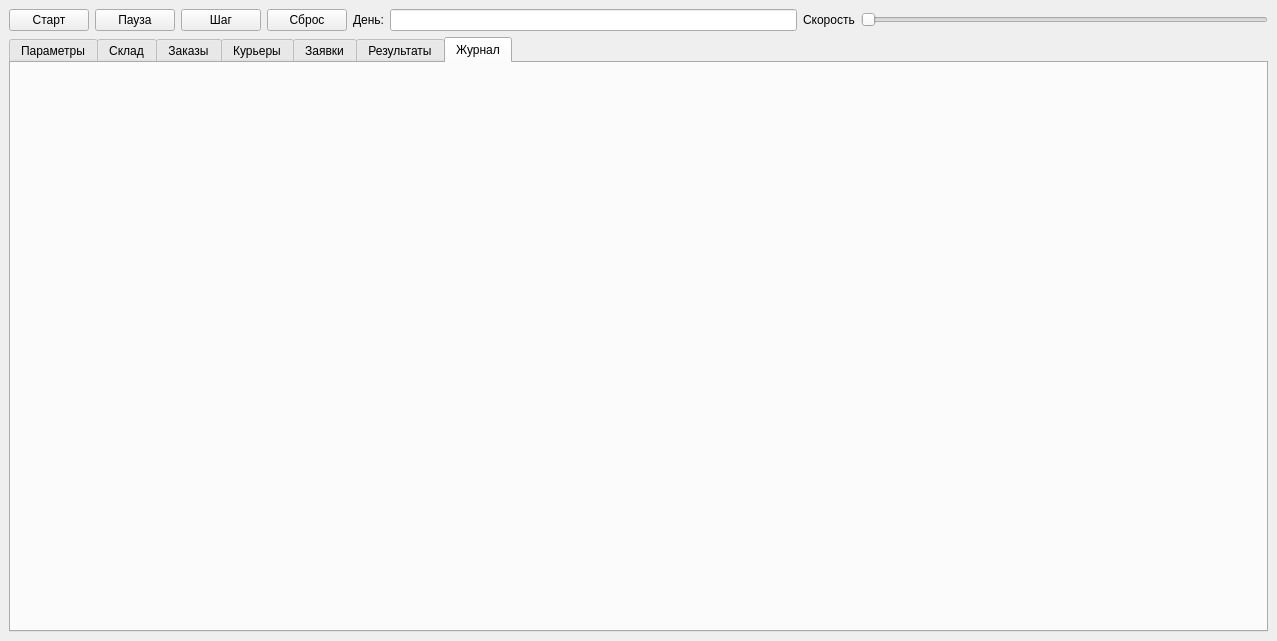
<?xml version="1.0" encoding="UTF-8"?>
<ui version="4.0">
 <class>MainWindow</class>
 <widget class="QMainWindow" name="MainWindow">
  <property name="geometry">
   <rect>
    <x>0</x>
    <y>0</y>
    <width>1277</width>
    <height>641</height>
   </rect>
  </property>
  <property name="windowTitle">
   <string>Моделирование службы доставки лекарств</string>
  </property>
  <widget class="QWidget" name="gridLayoutWidget">
   <layout class="QGridLayout" name="gridLayout">
    <item row="0" column="0">
     <layout class="QHBoxLayout" name="QMenuBar">
      <item>
       <widget class="QPushButton" name="startBtn">
        <property name="text">
         <string>Старт</string>
        </property>
       </widget>
      </item>
      <item>
       <widget class="QPushButton" name="pauseBtn">
        <property name="text">
         <string>Пауза</string>
        </property>
       </widget>
      </item>
      <item>
       <widget class="QPushButton" name="stepBtn">
        <property name="text">
         <string>Шаг</string>
        </property>
       </widget>
      </item>
      <item>
       <widget class="QPushButton" name="resetBtn">
        <property name="text">
         <string>Сброс</string>
        </property>
       </widget>
      </item>
      <item>
       <widget class="QLabel" name="label_2">
        <property name="text">
         <string>День:</string>
        </property>
       </widget>
      </item>
      <item>
       <widget class="QLineEdit" name="lineEdit"/>
      </item>
      <item>
       <widget class="QLabel" name="label">
        <property name="text">
         <string>Скорость</string>
        </property>
       </widget>
      </item>
      <item>
       <widget class="QSlider" name="horizontalSlider">
        <property name="orientation">
         <enum>Qt::Orientation::Horizontal</enum>
        </property>
       </widget>
      </item>
     </layout>
    </item>
    <item row="1" column="0">
     <widget class="QTabWidget" name="tabs">
      <property name="acceptDrops">
       <bool>false</bool>
      </property>
      <property name="currentIndex">
       <number>6</number>
      </property>
      <widget class="QWidget" name="paramsTab">
       <attribute name="title">
        <string>Параметры</string>
       </attribute>
       <widget class="QGroupBox" name="groupBox">
        <property name="geometry">
         <rect>
          <x>20</x>
          <y>30</y>
          <width>231</width>
          <height>161</height>
         </rect>
        </property>
        <property name="title">
         <string>Общие</string>
        </property>
        <widget class="QWidget" name="formLayoutWidget">
         <property name="geometry">
          <rect>
           <x>10</x>
           <y>19</y>
           <width>211</width>
           <height>131</height>
          </rect>
         </property>
         <layout class="QFormLayout" name="formLayout">
          <item row="0" column="0">
           <widget class="QLabel" name="label_5">
            <property name="text">
             <string>Дней (N)</string>
            </property>
           </widget>
          </item>
          <item row="0" column="1">
           <widget class="QSpinBox" name="daysSpin"/>
          </item>
          <item row="1" column="1">
           <spacer name="verticalSpacer">
            <property name="orientation">
             <enum>Qt::Orientation::Vertical</enum>
            </property>
            <property name="sizeHint" stdset="0">
             <size>
              <width>20</width>
              <height>40</height>
             </size>
            </property>
           </spacer>
          </item>
          <item row="2" column="0">
           <widget class="QLabel" name="label_6">
            <property name="text">
             <string>Курьеров (M)</string>
            </property>
           </widget>
          </item>
          <item row="2" column="1">
           <widget class="QSpinBox" name="couriersSpin"/>
          </item>
          <item row="3" column="1">
           <spacer name="verticalSpacer_2">
            <property name="orientation">
             <enum>Qt::Orientation::Vertical</enum>
            </property>
            <property name="sizeHint" stdset="0">
             <size>
              <width>20</width>
              <height>40</height>
             </size>
            </property>
           </spacer>
          </item>
          <item row="4" column="0">
           <widget class="QLabel" name="label_7">
            <property name="text">
             <string>Лекарств (K)</string>
            </property>
           </widget>
          </item>
          <item row="4" column="1">
           <widget class="QSpinBox" name="medicinesSpin"/>
          </item>
          <item row="5" column="1">
           <spacer name="verticalSpacer_3">
            <property name="orientation">
             <enum>Qt::Orientation::Vertical</enum>
            </property>
            <property name="sizeHint" stdset="0">
             <size>
              <width>20</width>
              <height>40</height>
             </size>
            </property>
           </spacer>
          </item>
          <item row="6" column="0">
           <widget class="QLabel" name="label_8">
            <property name="text">
             <string>Капитал</string>
            </property>
           </widget>
          </item>
          <item row="6" column="1">
           <widget class="QDoubleSpinBox" name="capitalSpin"/>
          </item>
         </layout>
        </widget>
       </widget>
       <widget class="QGroupBox" name="groupBox_2">
        <property name="geometry">
         <rect>
          <x>320</x>
          <y>240</y>
          <width>261</width>
          <height>181</height>
         </rect>
        </property>
        <property name="title">
         <string>Финансы</string>
        </property>
        <widget class="QWidget" name="formLayoutWidget_2">
         <property name="geometry">
          <rect>
           <x>10</x>
           <y>20</y>
           <width>251</width>
           <height>151</height>
          </rect>
         </property>
         <layout class="QFormLayout" name="formLayout_2">
          <item row="0" column="0">
           <widget class="QLabel" name="label_9">
            <property name="text">
             <string>Розничная наценка, %</string>
            </property>
           </widget>
          </item>
          <item row="0" column="1">
           <widget class="QDoubleSpinBox" name="markupSpin"/>
          </item>
          <item row="1" column="1">
           <spacer name="verticalSpacer_8">
            <property name="orientation">
             <enum>Qt::Orientation::Vertical</enum>
            </property>
            <property name="sizeHint" stdset="0">
             <size>
              <width>20</width>
              <height>40</height>
             </size>
            </property>
           </spacer>
          </item>
          <item row="2" column="0">
           <widget class="QLabel" name="label_10">
            <property name="text">
             <string>Скидка по карте, %</string>
            </property>
           </widget>
          </item>
          <item row="2" column="1">
           <widget class="QDoubleSpinBox" name="cardDiscountSpin"/>
          </item>
          <item row="3" column="1">
           <spacer name="verticalSpacer_9">
            <property name="orientation">
             <enum>Qt::Orientation::Vertical</enum>
            </property>
            <property name="sizeHint" stdset="0">
             <size>
              <width>20</width>
              <height>40</height>
             </size>
            </property>
           </spacer>
          </item>
          <item row="4" column="0">
           <widget class="QLabel" name="label_11">
            <property name="text">
             <string>Скидка при &gt;1000р, %</string>
            </property>
           </widget>
          </item>
          <item row="4" column="1">
           <widget class="QDoubleSpinBox" name="bigOrderDiscountSpin"/>
          </item>
          <item row="5" column="1">
           <spacer name="verticalSpacer_10">
            <property name="orientation">
             <enum>Qt::Orientation::Vertical</enum>
            </property>
            <property name="sizeHint" stdset="0">
             <size>
              <width>20</width>
              <height>40</height>
             </size>
            </property>
           </spacer>
          </item>
          <item row="6" column="0">
           <widget class="QLabel" name="label_12">
            <property name="text">
             <string>Скидка постоянным, %</string>
            </property>
           </widget>
          </item>
          <item row="6" column="1">
           <widget class="QDoubleSpinBox" name="regularDiscountSpin"/>
          </item>
          <item row="7" column="1">
           <spacer name="verticalSpacer_11">
            <property name="orientation">
             <enum>Qt::Orientation::Vertical</enum>
            </property>
            <property name="sizeHint" stdset="0">
             <size>
              <width>20</width>
              <height>40</height>
             </size>
            </property>
           </spacer>
          </item>
          <item row="8" column="0">
           <widget class="QLabel" name="label_21">
            <property name="text">
             <string>Максимальная скидка, %</string>
            </property>
           </widget>
          </item>
          <item row="8" column="1">
           <widget class="QDoubleSpinBox" name="maxDiscountSpin"/>
          </item>
         </layout>
        </widget>
       </widget>
       <widget class="QGroupBox" name="groupBox_3">
        <property name="geometry">
         <rect>
          <x>320</x>
          <y>30</y>
          <width>261</width>
          <height>81</height>
         </rect>
        </property>
        <property name="title">
         <string>Склад</string>
        </property>
        <widget class="QWidget" name="formLayoutWidget_3">
         <property name="geometry">
          <rect>
           <x>9</x>
           <y>20</y>
           <width>251</width>
           <height>61</height>
          </rect>
         </property>
         <layout class="QFormLayout" name="formLayout_3">
          <item row="0" column="0">
           <widget class="QLabel" name="label_13">
            <property name="text">
             <string>Порог заявки</string>
            </property>
           </widget>
          </item>
          <item row="0" column="1">
           <widget class="QSpinBox" name="thresholdSpin"/>
          </item>
          <item row="1" column="1">
           <spacer name="verticalSpacer_5">
            <property name="orientation">
             <enum>Qt::Orientation::Vertical</enum>
            </property>
            <property name="sizeHint" stdset="0">
             <size>
              <width>20</width>
              <height>40</height>
             </size>
            </property>
           </spacer>
          </item>
          <item row="2" column="0">
           <widget class="QLabel" name="label_14">
            <property name="text">
             <string>Срок уценки</string>
            </property>
           </widget>
          </item>
          <item row="2" column="1">
           <widget class="QSpinBox" name="expiryDaysSpin"/>
          </item>
         </layout>
        </widget>
       </widget>
       <widget class="QGroupBox" name="groupBox_4">
        <property name="geometry">
         <rect>
          <x>20</x>
          <y>240</y>
          <width>231</width>
          <height>131</height>
         </rect>
        </property>
        <property name="title">
         <string>Поток заказов</string>
        </property>
        <widget class="QWidget" name="verticalLayoutWidget">
         <property name="geometry">
          <rect>
           <x>10</x>
           <y>20</y>
           <width>211</width>
           <height>101</height>
          </rect>
         </property>
         <layout class="QVBoxLayout" name="verticalLayout">
          <item>
           <layout class="QHBoxLayout" name="horizontalLayout">
            <item>
             <widget class="QLabel" name="label_17">
              <property name="text">
               <string>Заказов в день                </string>
              </property>
             </widget>
            </item>
            <item>
             <widget class="QSpinBox" name="ordersPerDaySpin"/>
            </item>
           </layout>
          </item>
          <item>
           <spacer name="verticalSpacer_6">
            <property name="orientation">
             <enum>Qt::Orientation::Vertical</enum>
            </property>
            <property name="sizeHint" stdset="0">
             <size>
              <width>20</width>
              <height>40</height>
             </size>
            </property>
           </spacer>
          </item>
          <item>
           <widget class="QCheckBox" name="dependencyCheck">
            <property name="text">
             <string>Зависимость от наценки</string>
            </property>
           </widget>
          </item>
          <item>
           <spacer name="verticalSpacer_7">
            <property name="orientation">
             <enum>Qt::Orientation::Vertical</enum>
            </property>
            <property name="sizeHint" stdset="0">
             <size>
              <width>20</width>
              <height>40</height>
             </size>
            </property>
           </spacer>
          </item>
          <item>
           <layout class="QHBoxLayout" name="horizontalLayout_2">
            <item>
             <widget class="QLabel" name="label_19">
              <property name="text">
               <string>Вероятность уценённых</string>
              </property>
             </widget>
            </item>
            <item>
             <widget class="QSpinBox" name="discountedProbSpin"/>
            </item>
           </layout>
          </item>
         </layout>
        </widget>
       </widget>
       <widget class="QGroupBox" name="groupBox_5">
        <property name="geometry">
         <rect>
          <x>690</x>
          <y>30</y>
          <width>541</width>
          <height>301</height>
         </rect>
        </property>
        <property name="title">
         <string>Начальный набор лекарств</string>
        </property>
        <widget class="QWidget" name="horizontalLayoutWidget_3">
         <property name="geometry">
          <rect>
           <x>20</x>
           <y>30</y>
           <width>271</width>
           <height>31</height>
          </rect>
         </property>
         <layout class="QHBoxLayout" name="horizontalLayout_3">
          <item>
           <widget class="QPushButton" name="addBtn">
            <property name="text">
             <string>Добавить</string>
            </property>
           </widget>
          </item>
          <item>
           <widget class="QPushButton" name="generateBtn">
            <property name="text">
             <string>Сгенерировать</string>
            </property>
           </widget>
          </item>
          <item>
           <widget class="QPushButton" name="deleteBtn">
            <property name="text">
             <string>Удалить</string>
            </property>
           </widget>
          </item>
         </layout>
        </widget>
        <widget class="QTableView" name="tableView">
         <property name="geometry">
          <rect>
           <x>20</x>
           <y>71</y>
           <width>501</width>
           <height>181</height>
          </rect>
         </property>
        </widget>
        <widget class="QPushButton" name="saveBtn">
         <property name="geometry">
          <rect>
           <x>20</x>
           <y>260</y>
           <width>91</width>
           <height>31</height>
          </rect>
         </property>
         <property name="text">
          <string>Сохранить</string>
         </property>
        </widget>
       </widget>
      </widget>
      <widget class="StockTab" name="stockTab">
       <attribute name="title">
        <string>Склад</string>
       </attribute>
      </widget>
      <widget class="QWidget" name="ordersTab">
       <attribute name="title">
        <string>Заказы</string>
       </attribute>
      </widget>
      <widget class="QWidget" name="couriersTab">
       <attribute name="title">
        <string>Курьеры</string>
       </attribute>
      </widget>
      <widget class="QWidget" name="requestsTab">
       <attribute name="title">
        <string>Заявки</string>
       </attribute>
      </widget>
      <widget class="QWidget" name="resultsTab">
       <attribute name="title">
        <string>Результаты</string>
       </attribute>
      </widget>
      <widget class="LogTab" name="logTab">
       <attribute name="title">
        <string>Журнал</string>
       </attribute>
      </widget>
     </widget>
    </item>
   </layout>
  </widget>
 </widget>
 <customwidgets>
  <customwidget>
   <class>StockTab</class>
   <extends>QWidget</extends>
   <header>front/stocktab.h</header>
  </customwidget>
  <customwidget>
   <class>LogTab</class>
   <extends>QWidget</extends>
   <header>front/logtab.h</header>
  </customwidget>
 </customwidgets>
 <resources/>
 <connections/>
</ui>
